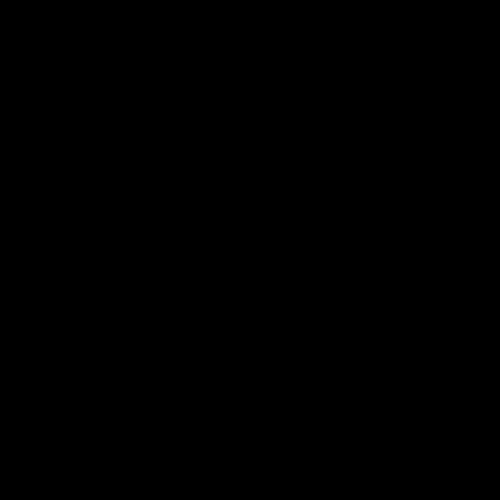
Frame 1 (no input)
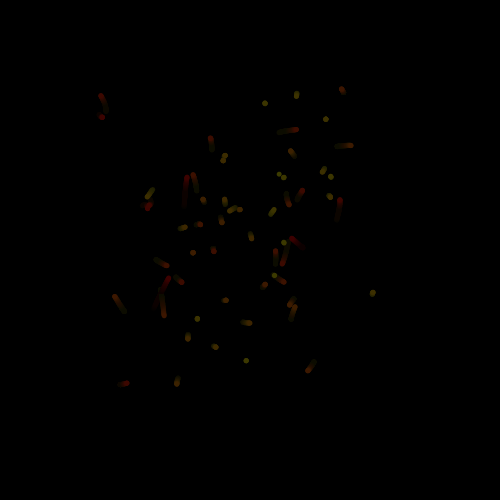
Frame 60 (the mouse pressed at the canvas centre just before this capture)
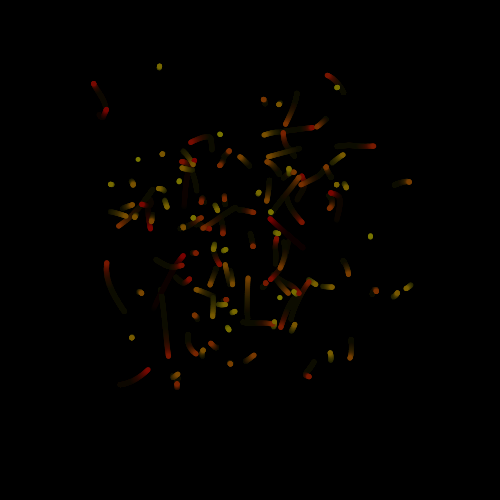
Frame 120 (the mouse held since frame 60 and released just before this capture)

The Processing sketch that drew these frames (run headless with seeded random() and noise(); from frame 60 on, the mouse is pressed at the canvas centre):

// Processing sketch: magic_wormmmmmmmmmmmms
// ── magic_wormmmmmmmmmmmms.pde
void setup(){
  size(500, 500);

  background(0,0,0);
}
int randX = 10;
int randY = 10;
int e = 0;
void draw(){
  e++;
  if(e>250){
   e--; 
  }
  makeMagical();  
if(mouseButton==0
){
  for(int i= 0;i<e;i++){
  
  fill(frameCount,i,0);
  ellipse(getWormX(i),getWormY(i),5,5);
  randX=int(random(500));
    randY=int(random(500)); 
}}}
    float frequency = .001;
    float noiseInterval = PI;

    void makeMagical() {
        fill( 0, 0, 0, 10 );
        rect(0, 0, width, height);
        noStroke();
    }

    float getWormX(int i) {
        return map(noise(i*noiseInterval + frameCount * frequency), 0, 1, 0, width);
    }

    float getWormY(int i) {
        return map(noise(i*noiseInterval+1 + frameCount * frequency), 0, 1, 0, height);
    }
